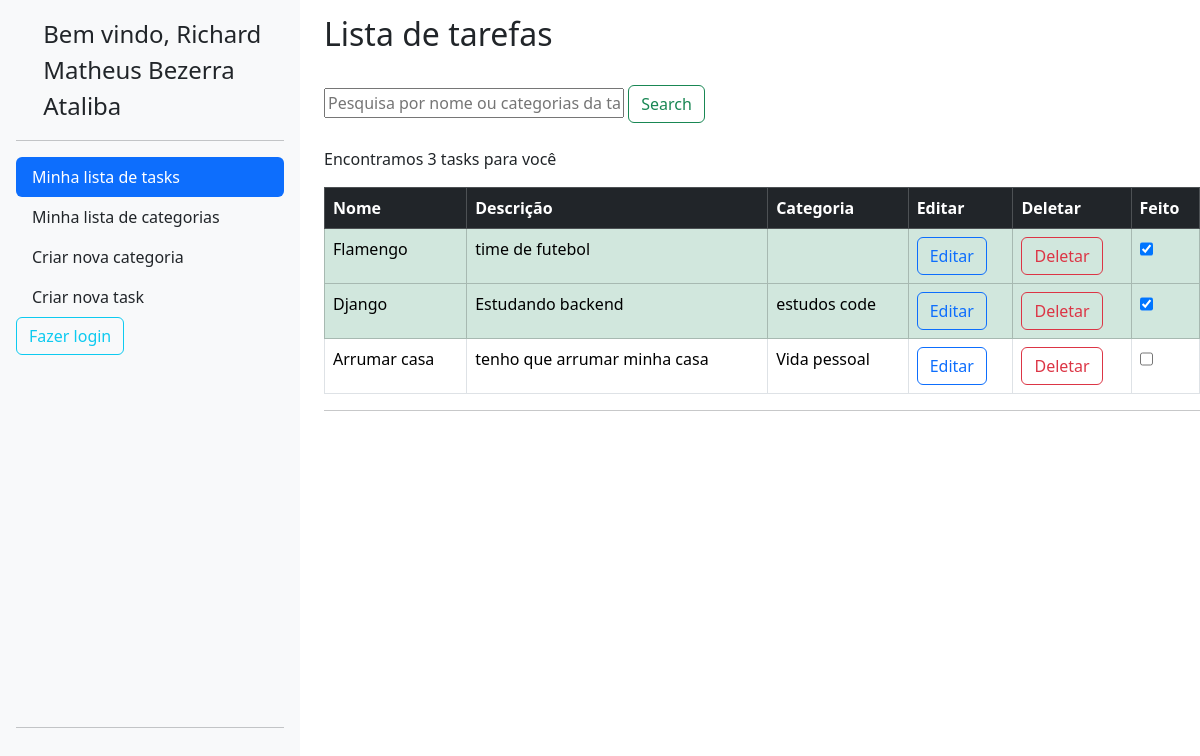
The app's page / (signed in), older data.
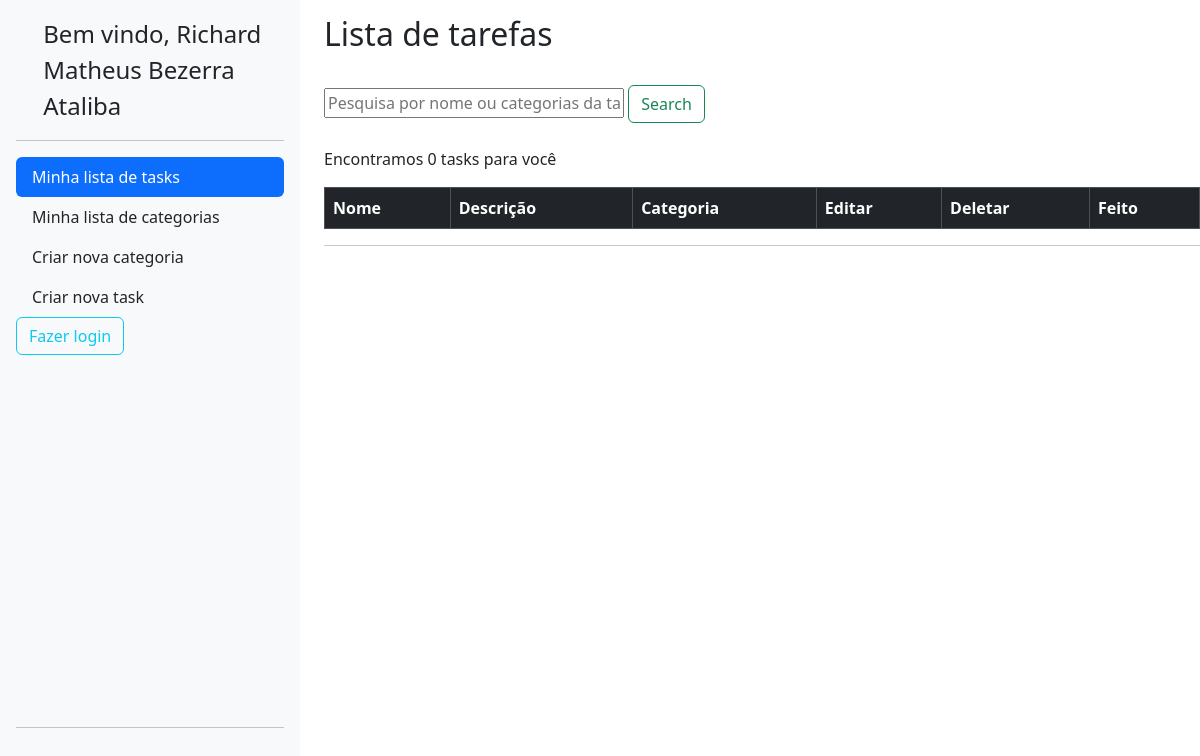
The same page, newer data.
### lizetest/accounts/models.py (models this page shows, shortened)
class User(AbstractBaseUser, PermissionsMixin):
	username = models.CharField(
		_('username'),
		max_length=150,
		unique=True,
		help_text=('150 caracteres ou menos. Letras, números e @/./+/-/_ apenas.'),
		error_messages={
			'unique': _("A user with that username already exists."),
		},
		null=True,
		blank=True
	)
	name = models.CharField(_('name'), max_length=100, blank=True)
	email = models.EmailField(_('email address'), unique=True)
	is_staff = models.BooleanField(
		_('staff status'),
		default=False,
		help_text=_('Designates whether the user can log into this admin site.'),
	)
	is_active = models.BooleanField(
		_('active'),
		default=True,
		help_text=_(
			'Designates whether this user should be treated as active. '
			'Unselect this instead of deleting accounts.'
		),
	)
	objects = UserManager()
	EMAIL_FIELD = 'email'
	USERNAME_FIELD = 'username'
	REQUIRED_FIELDS = ['email']
	class Meta:
		verbose_name = 'usuário'
		verbose_name_plural = 'usuários'

### lizetest/todo/models.py (models this page shows, shortened)
class Task(BaseModel):
    title = models.CharField(max_length=255)
    description = models.TextField()
    category = models.ForeignKey(Category, on_delete=models.CASCADE)
    completion_date = models.DateTimeField(null=True, blank=True)
    completed = models.BooleanField(default=False)
    author = models.ForeignKey(User,on_delete=models.CASCADE,blank=True)

### lizetest/category/models.py (models this page shows)
class Category(BaseModel):
    name = models.CharField(max_length=255)
    author = models.ForeignKey(User,on_delete=models.CASCADE,blank=True)
    def __str__(self):
        return self.name

### lizetest/todo/views.py (the view)
# urls.py: path('', TaskListView.as_view(), name='task_list'),
class TaskListView(ListView,BaseViews):
    model = Task
    template_name = 'task_list.html'
    context_object_name = 'tasks'
    def get_queryset(self):
        queryset = Task.objects.filter(author=self.request.user)
        query = self.request.GET.get('query_task')
        if query:
            queryset = queryset.filter(
                Q(title__icontains=query) |
                Q(category__name__icontains=query)
            )
        return queryset
    def get_context_data(self, **kwargs):
        context = super().get_context_data(**kwargs)
        context['number_tasks'] = self.get_queryset().count()
        context['user'] = self.request.user.name
        return context

### lizetest/core/models.py (called while the page is built)
    def dispatch(self, request, *args, **kwargs):
        if not request.user.is_authenticated:
            return redirect('accounts:login')
        return super().dispatch(request, *args, **kwargs)

### lizetest/todo/templates/task_list.html (shortened to what this page needs)
{% extends 'base.html' %}
  {% block content %}
  <div class="row">
    <div class="col-auto">
      {% include 'sidebar.html' %}
    </div>
    <div class="col">
      <h2 style="padding-top: 15px;">Lista de tarefas</h2><br>
      <form method="GET" action="{% url 'todo:task_list' %}">
        <input type="text" name="query_task" placeholder="Pesquisa por nome ou categorias da task"
          style="width: 100%;max-width: 300px;">
        <button type="submit" class="btn btn-outline-success">Search</button>
      </form><br>
      <p>Encontramos {{number_tasks}} tasks para você</p>
      <table class="table table-bordered">
        <thead>
          <tr class="table-dark">
            <th scope="col">Nome</th>
            <th scope="col">Descrição</th>
            <th scope="col">Categoria</th>
            <th scope="col">Editar</th>
            <th scope="col">Deletar</th>
            <th scope="col">Feito</th>
          </tr>
        </thead>
        <tbody>
          {% for task in tasks %}
          <tr class="{% if task.completed %}table-success{% endif %}">
            <td>{{task.title}}</td>
            <td>{{task.description}}</td>
            <td>{{task.category}}</td>
            <td>
              <a href="{% url 'todo:task_edit' pk=task.pk %}">
                <button type="button" class="btn btn-outline-primary btn-delete">Editar</button>
              </a>
            </td>
            <td>
              <a>
                <button type="button" class="btn btn-outline-danger btn-delete" data-task-id="{{ task.pk }}" data-task-name="{{task.title}}">Deletar</button>
              </a>
            </td>
            <td>
              <a href="{% url 'todo:task_edit' pk=task.pk %}">
                <input data-task-id="{{ task.pk }}" class="form-check" type="checkbox" id="flexSwitchCheckChecked"  {% if task.completed %}checked{% endif %}>
              </a>
            </td>
          </tr>
          {% endfor %}
        </tbody>
      </table>
      <hr>
    </div>
  </div>
{% endblock %}

### lizetest/core/templates/base.html (shortened to what this page needs)
<!DOCTYPE html>
<html lang="pt-br">
<head>
    <link href="https://cdn.jsdelivr.net/npm/bootstrap@5.3.3/dist/css/bootstrap.min.css" rel="stylesheet"
>
</head>
<body style="overflow-x: hidden;">
    {% block content %}
    {% endblock content %}
</body>
</html>

### lizetest/core/templates/sidebar.html
<div class="d-flex flex-column flex-shrink-0 p-3 bg-light" style="width:300px; height: 95vh;">
    <a href="/" class="d-flex align-items-center mb-3 mb-md-0 me-md-auto link-dark text-decoration-none">
        <svg class="bi me-2" width="40" height="32">
            <use xlink:href="#bootstrap" />
        </svg>
        <span class="fs-4">Bem vindo, {{user}}</span>
    </a>
    <hr>
    <ul class="nav nav-pills flex-column mb-auto">
        <li class="nav-item">
            <a href="{% url 'todo:task_list' %}"
                class="nav-link {% if request.resolver_match.url_name == 'task_list' %}active{% else %}link-dark{% endif %}"
                aria-current="page">
                Minha lista de tasks
            </a>
        </li>
        <li>
            <a href="{% url 'category:category_list' %}"
                class="nav-link {% if request.resolver_match.url_name == 'category_list' %}active{% else %}link-dark{% endif %}">
                Minha lista de categorias
            </a>
        </li>
        <li>
            <a href="{% url 'category:category_create' %}" class="nav-link link-dark">
                Criar nova categoria
            </a>
        </li>
        <li>
            <a href="{% url 'todo:task_create' %}" class="nav-link link-dark">
                Criar nova task
            </a>
        </li>
        <a href="{% url 'todo:task_create' %}">
            <button type="button" class="btn btn-outline-info"> Fazer login </button>
        </a>
    </ul>
    <hr>
</div>

Row changes from the older to the newer data that the page shows:
removed Task: title "Flamengo", description "time de futebol", completed "☑"
removed Task: title "Django", description "Estudando backend", category "estudos code", completed "☑"
removed Task: title "Arrumar casa", description "tenho que arrumar minha casa", category "Vida pessoal"
Text that changed along with them:
{{ number_tasks }}: "3" → "0"
